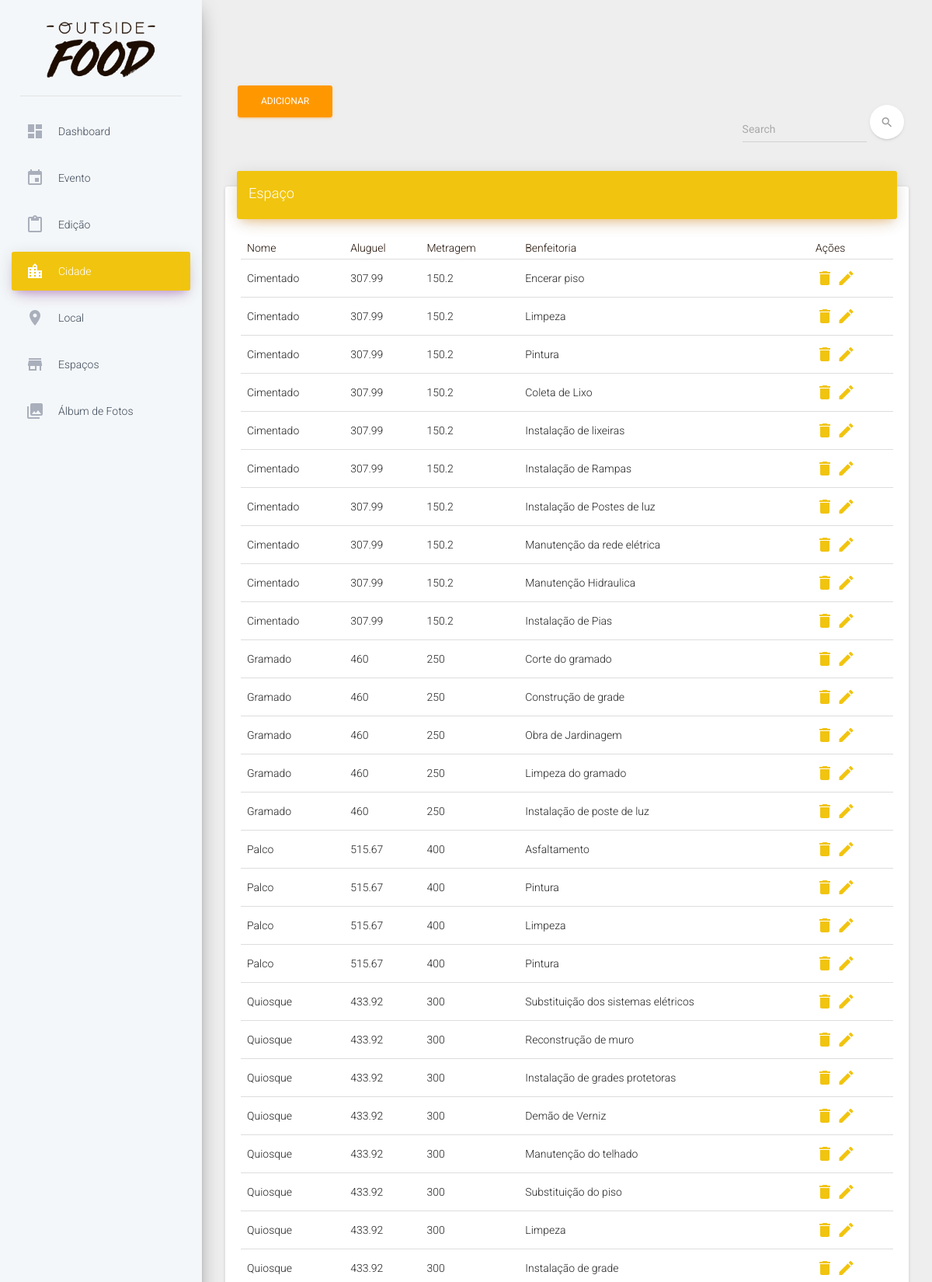
Screenshot of /SistemaOutsideFood/espaco.php (upper part) with the database file from the repository.
### tables this page shows
CREATE TABLE `espacos` (
  `id` int(10) UNSIGNED NOT NULL,
  `nome` varchar(45) NOT NULL,
  `aluguel` varchar(15) NOT NULL,
  `metragem` double NOT NULL,
  `benfeitoria` varchar(100) NOT NULL
);

### SistemaOutsideFood/assets/php/classes/classEspacos.php (called while the page is built, shortened)
<?php
class Espacos{
	public function __construct() {
		$database = new Database();
		$dbSet = $database->dbSet();
		$this->conn = $dbSet;
	}
	public function index(){
		$stmt = $this->conn->prepare("SELECT * FROM `espacos` WHERE 1 ORDER BY `nome`");
		$stmt->execute();
		return $stmt;
	}
}
?>

### SistemaOutsideFood/espaco.php (the view, shortened to what this page needs)
<?php
require_once 'headeradmin.php';
require_once 'assets/php/classes/classEspacos.php';
$espacos = new Espacos();
?>
<div class="content">
  <div class="container-fluid">
    <div class="collapse navbar-collapse">
      <a href="./adicionarespaco.php">
        <button type="button" class="btn btn-warning">Adicionar</button>
      </a>
      <form class="navbar-form navbar-right" role="search">
        <div class="form-group  is-empty">
          <input type="text" class="form-control" placeholder="Search">
        </div>
        <button type="submit" class="btn btn-white btn-round btn-just-icon">
          <i class="material-icons">search</i>
          <div class="ripple-container"></div>
        </button>
      </form>
    </div>
  </div>
  <div class="container-fluid">
    <div class="row">
      <div class="col-md-12">
        <div class="card">
          <div class="card-header" data-background-color="orange">
            <h4 class="title">Espaço</h4>
          </div>
          <div class="card-content table-responsive">
            <table class="table">
              <thead class="text-primary">
                <th>Nome</th>
                <th>Aluguel</th>
                <th>Metragem</th>
                <th>Benfeitoria</th>
                <th class="actions">Ações</th>
              </thead>
              <tbody>
                <?php
                $todosEspacos = $espacos->index();
                while($row = $todosEspacos->fetch(PDO::FETCH_OBJ)){
                  ?>
                  <tr>
                    <td class="nome"><?php echo $row->nome; ?></td>
                    <td class="aluguel"><?php echo $row->aluguel; ?></td>
                    <td class="metragem"><?php echo $row->metragem; ?></td>
                    <td class="benfeitoria"><?php echo $row->benfeitoria; ?></td>
                    <td class="actions">
                      <a href="" data-toggle="modal" data-target="#exampleModal<?php echo $row->id ?>" ><i class="material-icons">delete</i></a>
                      <a href="./editarespaco.php"><i class="material-icons">mode_edit</i></a>
                    </td>
                  </tr>
                  <?php
                }
                ?>
              </tbody>
            </table>
          </div>
        </div>
      </div>
    </div>
  </div>
</div>
<?php
require_once 'footer.php';
?>

### rows the page displays
espacos: nome "Cimentado", aluguel "307.99", metragem "150.2", benfeitoria "Encerar piso"
espacos: nome "Cimentado", aluguel "307.99", metragem "150.2", benfeitoria "Limpeza"
espacos: nome "Cimentado", aluguel "307.99", metragem "150.2", benfeitoria "Pintura"
espacos: nome "Cimentado", aluguel "307.99", metragem "150.2", benfeitoria "Coleta de Lixo"
espacos: nome "Cimentado", aluguel "307.99", metragem "150.2", benfeitoria "Instalação de lixeiras"
espacos: nome "Cimentado", aluguel "307.99", metragem "150.2", benfeitoria "Instalação de Rampas"
espacos: nome "Cimentado", aluguel "307.99", metragem "150.2", benfeitoria "Instalação de Postes de luz"
espacos: nome "Cimentado", aluguel "307.99", metragem "150.2", benfeitoria "Manutenção da rede elétrica"
espacos: nome "Cimentado", aluguel "307.99", metragem "150.2", benfeitoria "Manutenção Hidraulica"
espacos: nome "Cimentado", aluguel "307.99", metragem "150.2", benfeitoria "Instalação de Pias"
espacos: nome "Gramado", aluguel "460", metragem "250", benfeitoria "Corte do gramado"
espacos: nome "Gramado", aluguel "460", metragem "250", benfeitoria "Construção de grade"
espacos: nome "Gramado", aluguel "460", metragem "250", benfeitoria "Obra de Jardinagem"
espacos: nome "Gramado", aluguel "460", metragem "250", benfeitoria "Limpeza do gramado"
espacos: nome "Gramado", aluguel "460", metragem "250", benfeitoria "Instalação de poste de luz"
espacos: nome "Palco", aluguel "515.67", metragem "400", benfeitoria "Asfaltamento"
espacos: nome "Palco", aluguel "515.67", metragem "400", benfeitoria "Pintura"
espacos: nome "Palco", aluguel "515.67", metragem "400", benfeitoria "Limpeza"
espacos: nome "Palco", aluguel "515.67", metragem "400", benfeitoria "Pintura"
espacos: nome "Quiosque", aluguel "433.92", metragem "300", benfeitoria "Substituição dos sistemas elétricos"
espacos: nome "Quiosque", aluguel "433.92", metragem "300", benfeitoria "Reconstrução de muro"
espacos: nome "Quiosque", aluguel "433.92", metragem "300", benfeitoria "Instalação de grades protetoras"
espacos: nome "Quiosque", aluguel "433.92", metragem "300", benfeitoria "Demão de Verniz"
espacos: nome "Quiosque", aluguel "433.92", metragem "300", benfeitoria "Manutenção do telhado"
espacos: nome "Quiosque", aluguel "433.92", metragem "300", benfeitoria "Substituição do piso"
espacos: nome "Quiosque", aluguel "433.92", metragem "300", benfeitoria "Limpeza"
espacos: nome "Quiosque", aluguel "433.92", metragem "300", benfeitoria "Instalação de grade"
